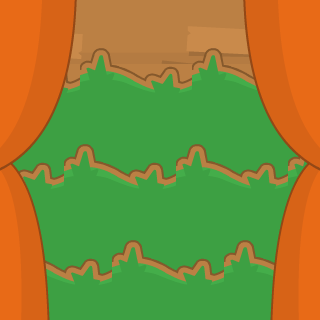

A level layout from a 2D game, rendered from its tile map. Below: a short description, then the map file with its tile-grid data intact:
An orthogonal 20x20 tile map with 16x16 px tiles, 5 tile layers (Wood, GrassBackground, Grass, CurtainsLower, ...).

<map version="1.10" tiledversion="1.10.2" orientation="orthogonal" renderorder="right-down" width="20" height="20" tilewidth="16" tileheight="16" infinite="0" nextlayerid="6" nextobjectid="1">
 <editorsettings>
  <export target="GalleryShooterMap.json" format="json" />
 </editorsettings>
 <tileset firstgid="1" name="gallery-shooter-packed" tilewidth="16" tileheight="16" tilecount="2450" columns="49">
  <image source="spritesheet_stall.png" width="794" height="802" />
 </tileset>
 <layer id="1" name="Wood" width="20" height="20">
  <data encoding="csv">
522,18,19,20,21,22,23,24,25,26,27,28,29,30,31,32,29,30,31,32,
571,67,68,69,70,71,72,73,74,75,76,77,78,79,80,81,78,79,80,81,
620,116,117,118,119,120,121,122,123,124,125,126,127,128,129,130,127,128,129,130,
669,165,166,167,168,169,170,171,172,173,174,175,176,177,178,179,176,177,178,179,
718,25,26,27,28,29,30,31,32,22,23,24,25,26,27,28,29,30,31,32,
767,74,75,76,77,78,79,80,81,71,72,73,74,75,76,77,78,79,80,81,
122,123,124,125,126,127,128,129,130,120,121,122,123,124,125,126,127,128,129,130,
171,172,173,174,175,176,177,178,179,169,170,171,172,173,174,175,176,177,178,179,
220,221,222,223,224,225,226,227,228,218,219,220,221,222,223,224,225,226,227,228,
269,270,271,272,273,274,275,276,277,267,268,269,270,271,272,273,274,275,276,277,
318,319,320,321,322,323,324,325,326,316,317,318,319,320,321,322,323,324,325,326,
367,368,369,370,371,372,373,374,375,365,366,367,368,369,370,371,372,373,374,375,
416,417,418,419,420,421,422,423,424,414,415,416,417,418,419,420,421,422,423,424,
465,466,467,468,469,470,471,472,473,463,464,465,466,467,468,469,470,471,472,473,
514,515,516,517,518,519,520,521,522,512,513,514,515,516,517,518,519,520,521,522,
563,564,565,566,567,568,569,570,571,561,562,563,564,565,566,567,568,569,570,571,
612,613,614,615,616,617,618,619,620,610,611,612,613,614,615,616,617,618,619,620,
661,662,663,664,665,666,667,668,669,659,660,661,662,663,664,665,666,667,668,669,
234,235,712,713,714,715,716,717,718,708,709,710,711,712,713,714,715,716,717,718,
283,284,761,762,763,764,765,766,767,757,758,759,760,761,762,763,764,765,766,767
</data>
 </layer>
 <layer id="5" name="GrassBackground" width="20" height="20">
  <data encoding="csv">
0,0,0,0,0,0,0,0,0,0,0,0,0,0,0,0,0,0,0,0,
0,0,0,0,0,0,0,0,0,0,0,0,0,0,0,0,0,0,0,0,
0,0,0,0,0,0,0,0,0,0,0,0,0,0,0,0,0,0,0,0,
0,0,0,0,0,0,0,0,0,0,0,0,0,0,0,0,0,0,0,0,
0,0,0,0,0,0,0,0,0,0,0,0,0,0,0,0,0,0,0,0,
0,0,0,0,0,0,0,0,0,0,0,0,0,0,0,0,0,0,0,0,
0,0,0,0,0,0,0,0,0,0,0,0,0,0,0,0,0,0,0,0,
0,0,0,0,0,0,0,0,0,0,0,0,0,0,0,0,0,0,0,0,
230,231,232,233,234,235,230,231,232,233,234,235,230,231,230,231,232,233,234,235,
279,280,281,282,283,284,279,280,281,282,283,284,279,280,279,280,281,282,283,284,
328,329,330,331,332,333,328,329,330,331,332,333,328,329,328,329,330,331,332,333,
377,378,379,380,381,382,377,378,379,380,381,382,377,378,377,378,379,380,381,382,
230,231,232,233,234,235,232,233,234,235,231,232,233,234,235,231,232,233,234,235,
279,280,281,282,283,284,281,282,283,284,280,281,282,283,284,280,281,282,283,284,
328,329,330,331,332,333,330,331,332,333,329,330,331,332,333,329,330,331,332,333,
377,378,379,380,381,382,379,380,381,382,378,379,380,381,382,378,379,380,381,382,
426,427,428,429,430,431,428,429,430,431,427,428,429,430,431,427,428,429,430,431,
475,476,477,478,479,480,477,478,479,480,476,477,478,479,480,476,477,478,479,480,
524,525,526,527,528,529,526,527,528,529,525,526,527,528,529,525,526,527,528,529,
573,574,575,576,577,578,575,576,577,578,574,575,576,577,578,574,575,576,577,578
</data>
 </layer>
 <layer id="4" name="Grass" width="20" height="20">
  <data encoding="csv">
0,0,0,0,0,0,0,0,0,0,0,0,0,0,0,0,0,0,0,0,
0,0,0,0,0,0,0,0,0,0,0,0,0,0,0,0,0,0,0,0,
0,0,0,0,0,0,0,0,0,0,0,0,0,0,0,0,0,0,0,0,
36,37,38,39,40,34,35,36,37,38,39,40,34,35,36,37,38,39,40,41,
85,86,87,88,89,83,84,85,86,87,88,89,83,84,85,86,87,88,89,90,
134,135,136,137,138,132,133,134,135,136,137,138,132,133,134,135,136,137,138,139,
183,184,185,186,187,181,182,183,184,185,186,187,181,182,183,184,185,186,187,188,
232,233,234,235,236,230,231,232,233,234,235,236,230,231,232,233,234,235,236,237,
0,0,0,0,0,0,0,0,0,0,0,0,0,0,0,0,0,0,0,0,
37,38,39,40,34,35,36,37,38,39,40,34,35,36,37,38,39,40,34,35,
86,87,88,89,83,84,85,86,87,88,89,83,84,85,86,87,88,89,83,84,
135,136,137,138,132,133,134,135,136,137,138,132,133,134,135,136,137,138,132,133,
184,185,186,187,181,182,183,184,185,186,187,181,182,183,184,185,186,187,181,182,
233,234,235,236,230,231,232,233,234,235,236,230,231,232,233,234,235,236,230,231,
0,0,0,0,0,0,0,0,0,0,0,0,0,0,0,0,0,0,0,0,
34,35,36,37,38,39,40,34,35,36,37,38,39,40,34,35,36,37,38,39,
83,84,85,86,87,88,89,83,84,85,86,87,88,89,83,84,85,86,87,88,
132,133,134,135,136,137,138,132,133,134,135,136,137,138,132,133,134,135,136,137,
181,182,183,184,185,186,187,181,182,183,184,185,186,187,181,182,183,184,185,186,
230,231,232,233,234,235,236,230,231,232,233,234,235,236,230,231,232,233,234,235
</data>
 </layer>
 <layer id="3" name="CurtainsLower" width="20" height="20">
  <data encoding="csv">
0,0,0,0,0,0,0,0,0,0,0,0,0,0,0,0,0,0,0,0,
0,0,0,0,0,0,0,0,0,0,0,0,0,0,0,0,0,0,0,0,
0,0,0,0,0,0,0,0,0,0,0,0,0,0,0,0,0,0,0,0,
0,0,0,0,0,0,0,0,0,0,0,0,0,0,0,0,0,0,0,0,
0,0,0,0,0,0,0,0,0,0,0,0,0,0,0,0,0,0,0,0,
0,0,0,0,0,0,0,0,0,0,0,0,0,0,0,0,0,0,0,0,
0,0,0,0,0,0,0,0,0,0,0,0,0,0,0,0,0,0,0,0,
0,0,0,0,0,0,0,0,0,0,0,0,0,0,0,0,0,0,0,0,
0,0,0,0,0,0,0,0,0,0,0,0,0,0,0,0,0,0,0,0,
0,0,0,0,0,0,0,0,0,0,0,0,0,0,0,0,0,0,0,0,
729,730,731,732,0,0,0,0,0,0,0,0,0,0,0,0,2147484380,2147484379,2147484378,2147484377,
778,779,780,781,0,0,0,0,0,0,0,0,0,0,0,0,2147484429,2147484428,2147484427,2147484426,
827,828,829,830,0,0,0,0,0,0,0,0,0,0,0,0,2147484478,2147484477,2147484476,2147484475,
876,877,878,879,0,0,0,0,0,0,0,0,0,0,0,0,2147484527,2147484526,2147484525,2147484524,
925,926,927,928,0,0,0,0,0,0,0,0,0,0,0,0,2147484576,2147484575,2147484574,2147484573,
974,975,976,977,0,0,0,0,0,0,0,0,0,0,0,0,2147484625,2147484624,2147484623,2147484622,
1023,1024,1025,1026,0,0,0,0,0,0,0,0,0,0,0,0,2147484674,2147484673,2147484672,2147484671,
1072,1073,1074,1075,0,0,0,0,0,0,0,0,0,0,0,0,2147484723,2147484722,2147484721,2147484720,
1121,1122,1123,1124,0,0,0,0,0,0,0,0,0,0,0,0,2147484772,2147484771,2147484770,2147484769,
1170,1171,1172,1173,0,0,0,0,0,0,0,0,0,0,0,0,2147484821,2147484820,2147484819,2147484818
</data>
 </layer>
 <layer id="2" name="CurtainsUpper" width="20" height="20">
  <data encoding="csv">
143,144,145,146,147,0,0,0,0,0,0,0,0,0,0,2147483795,2147483794,2147483793,2147483792,2147483791,
192,193,194,195,196,0,0,0,0,0,0,0,0,0,0,2147483844,2147483843,2147483842,2147483841,2147483840,
241,242,243,244,245,0,0,0,0,0,0,0,0,0,0,2147483893,2147483892,2147483891,2147483890,2147483889,
290,291,292,293,294,0,0,0,0,0,0,0,0,0,0,2147483942,2147483941,2147483940,2147483939,2147483938,
339,340,341,342,343,0,0,0,0,0,0,0,0,0,0,2147483991,2147483990,2147483989,2147483988,2147483987,
388,389,390,391,392,0,0,0,0,0,0,0,0,0,0,2147484040,2147484039,2147484038,2147484037,2147484036,
437,438,439,440,441,0,0,0,0,0,0,0,0,0,0,2147484089,2147484088,2147484087,2147484086,2147484085,
486,487,488,489,490,0,0,0,0,0,0,0,0,0,0,2147484138,2147484137,2147484136,2147484135,2147484134,
535,536,537,538,539,0,0,0,0,0,0,0,0,0,0,2147484187,2147484186,2147484185,2147484184,2147484183,
584,585,586,587,588,0,0,0,0,0,0,0,0,0,0,2147484236,2147484235,2147484234,2147484233,2147484232,
633,634,635,636,637,0,0,0,0,0,0,0,0,0,0,2147484285,2147484284,2147484283,2147484282,2147484281,
0,0,0,0,0,0,0,0,0,0,0,0,0,0,0,0,0,0,0,0,
0,0,0,0,0,0,0,0,0,0,0,0,0,0,0,0,0,0,0,0,
0,0,0,0,0,0,0,0,0,0,0,0,0,0,0,0,0,0,0,0,
0,0,0,0,0,0,0,0,0,0,0,0,0,0,0,0,0,0,0,0,
0,0,0,0,0,0,0,0,0,0,0,0,0,0,0,0,0,0,0,0,
0,0,0,0,0,0,0,0,0,0,0,0,0,0,0,0,0,0,0,0,
0,0,0,0,0,0,0,0,0,0,0,0,0,0,0,0,0,0,0,0,
0,0,0,0,0,0,0,0,0,0,0,0,0,0,0,0,0,0,0,0,
0,0,0,0,0,0,0,0,0,0,0,0,0,0,0,0,0,0,0,0
</data>
 </layer>
</map>
